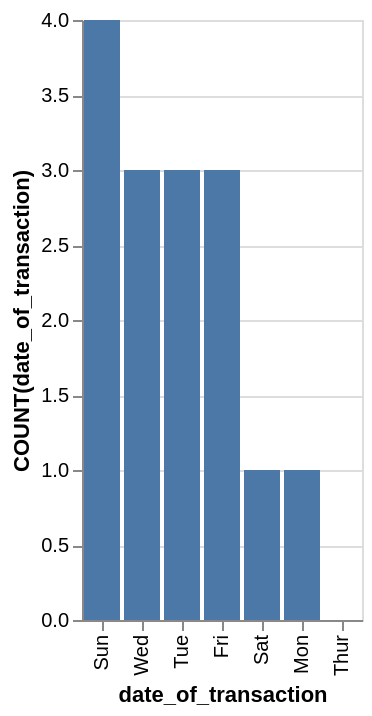

Write the Vega-Lite specification saved for this chart.
### Vega-Lite specification from a JSON file in a GitHub repository (floating-point values rounded to 4 significant figures)
{"data": {"values": [{"x_data": "Sun", "y_data": 4}, {"x_data": "Wed", "y_data": 3}, {"x_data": "Tue", "y_data": 3}, {"x_data": "Fri", "y_data": 3}, {"x_data": "Sat", "y_data": 1}, {"x_data": "Mon", "y_data": 1}, {"x_data": "Thur", "y_data": 0}]}, "mark": "bar", "encoding": {"x": {"field": "x_data", "type": "nominal", "title": "date_of_transaction", "sort": {"op": "sum", "field": "y_data", "order": "descending"}}, "y": {"field": "y_data", "type": "quantitative", "title": "COUNT(date_of_transaction)"}}}
